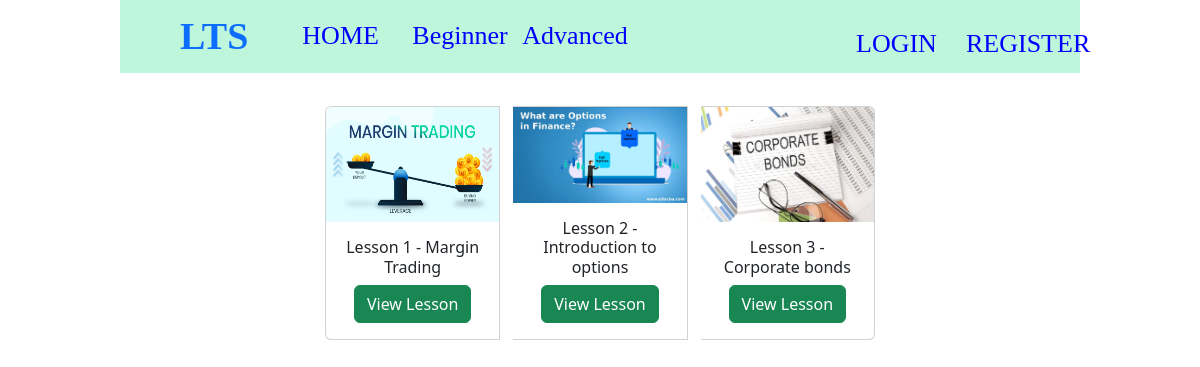
Page /advancedLessons/ on the committed database.
### LearnTradingSwiftly/models.py (models this page shows)
class Lesson(models.Model):
	title = models.CharField(max_length=255)
	content = models.TextField(max_length=100000)
	image = models.ImageField(upload_to="cover_images/", null=True, blank=True)
	isAdvanced = models.BooleanField(default=False)

### LearnTradingSwiftly/views.py (the view)
# urls.py: path('advancedLessons/', advancedLessons, name="advancedLessons"),
def advancedLessons(request):
	queryset = Lesson.objects.filter(~Q(title='logo')).filter(isAdvanced=True).all()
	context = {"lessons": queryset}
	return render(request, "advancedLessons.html", context=context)

### LearnTradingSwiftly/templates/advancedLessons.html (shortened to what this page needs)
<!DOCTYPE html>
<html>
<head>
	<link href="https://cdn.jsdelivr.net/npm/bootstrap@5.2.0-beta1/dist/css/bootstrap.min.css" rel="stylesheet">
</head>
<body style="width: 80%; margin: auto">
	<nav class="navbar navbar-expand-lg" style="background-color: rgba(189, 246, 219, 1);">
  <div class="container-fluid">
    <a class="navbar-brand" href="{% url 'index' %}>LTS</a>
    <button class="navbar-toggler" type="button" data-bs-toggle="collapse" data-bs-target="#navbarSupportedContent" aria-controls="navbarSupportedContent" aria-expanded="false" aria-label="Toggle navigation">
    <div class="collapse navbar-collapse" id="navbarSupportedContent">
      <ul class="navbar-nav me-auto mb-2 mb-lg-0">
        <li class="nav-item">
          <a class="lts" href="{% url 'index' %}">LTS</a>
        </li>
        <li class="nav-item">
          <a class="nav-link" href="{% url 'index' %}">HOME</a>
        </li>
        <li class="nav-item">
          <a class="nav-link" href="{% url 'beginnerLessons' %}">Beginner</a>
        </li>
        <li class="nav-item">
          <a class="nav-link" href="{% url 'advancedLessons' %}">Advanced</a>
        </li>
      </ul>
      <div>
            <ul class="navbar-nav me-auto mb-2 mb-lg-0">
            	<li class="nav-item login" style="float: right;">
          			<a class="nav-link" href="{% url 'login' %}">LOGIN</a>
        		</li>
        		<li class="nav-item register" style="float: right;">
          			<a class="nav-link" href="{% url 'register' %}">REGISTER</a>
        		</li>
			</ul>
      </div>
    </div>
  </div>
</nav>
<div class="center">
  	<div class="card-group">
	{% for lesson in lessons %}
      		<div class="card text-center" style="width: 18rem; margin-bottom: 20px">
  				<img src="{{MEDIA_URL}}{{lesson.image.url}}" class="card-img-top" alt="..." style="width: 100%; height: 80%">
  					<div class="card-body" style="align-content: center;">
    					<h6 class="card-title" style="">{{lesson.title}}</h6>
    					<a href="{% url 'lesson' index=lesson.id %}" class="btn btn-success view" >View Lesson</a>
  					</div>
			</div>
	{% endfor %}
	</div>
</div>
</body>
</html>

### LearnTradingSwiftly/templates/advancedLessons.html (style rules this page uses)
.nav-link { color: blue; font-size: 26px; background-color: rgba(189, 246, 219, 1); border-radius: 10%; border: 0px; width: 100px; height: 30px; font-family: Lexend Peta, serif, sans-serif; margin-right: 10px; display: inline-block; }
.lts { font-size: 38px; font-weight: bold; font-family: "Lexend Peta", serif, sans-serif; text-decoration: none; margin-right: 30px; float: left; }
.center { margin: auto; width: 60%; padding-top: 20px; font-size: 22px; text-align: center; }
.card { margin: 13px; }

### rows in the picture
Lesson: image (picture), title "Lesson 1 - Margin Trading"
Lesson: image (picture), title "Lesson 2 - Introduction to options"
Lesson: image (picture), title "Lesson 3 - Corporate bonds"
